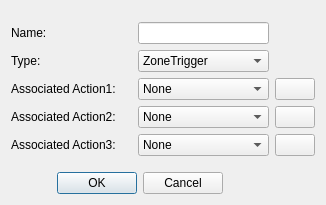
<?xml version="1.0" encoding="UTF-8"?>
<ui version="4.0">
 <class>AddTriggerDialog</class>
 <widget class="QDialog" name="AddTriggerDialog">
  <property name="windowModality">
   <enum>Qt::NonModal</enum>
  </property>
  <property name="geometry">
   <rect>
    <x>0</x>
    <y>0</y>
    <width>304</width>
    <height>205</height>
   </rect>
  </property>
  <property name="windowTitle">
   <string>Add Trigger</string>
  </property>
  <property name="modal">
   <bool>true</bool>
  </property>
  <layout class="QGridLayout" name="gridLayout">
   <item row="1" column="0">
    <widget class="QLabel" name="label_name_t">
     <property name="text">
      <string>Name:</string>
     </property>
    </widget>
   </item>
   <item row="1" column="2">
    <widget class="QLineEdit" name="lineEdit_triggername"/>
   </item>
   <item row="2" column="0">
    <widget class="QLabel" name="label_type">
     <property name="text">
      <string>Type:</string>
     </property>
    </widget>
   </item>
   <item row="2" column="2">
    <widget class="QComboBox" name="comboBox_type">
     <item>
      <property name="text">
       <string>ZoneTrigger</string>
      </property>
     </item>
     <item>
      <property name="text">
       <string>ActivationTrigger</string>
      </property>
     </item>
     <item>
      <property name="text">
       <string>ZoneActionTrigger</string>
      </property>
     </item>
    </widget>
   </item>
   <item row="7" column="0" colspan="3">
    <widget class="QDialogButtonBox" name="buttonBox">
     <property name="orientation">
      <enum>Qt::Horizontal</enum>
     </property>
     <property name="standardButtons">
      <set>QDialogButtonBox::Cancel|QDialogButtonBox::Ok</set>
     </property>
     <property name="centerButtons">
      <bool>true</bool>
     </property>
    </widget>
   </item>
   <item row="3" column="0">
    <widget class="QLabel" name="label_action1">
     <property name="text">
      <string>Associated Action1:</string>
     </property>
    </widget>
   </item>
   <item row="4" column="0">
    <widget class="QLabel" name="label_action2">
     <property name="text">
      <string>Associated Action2:</string>
     </property>
    </widget>
   </item>
   <item row="5" column="0">
    <widget class="QLabel" name="label_action3">
     <property name="text">
      <string>Associated Action3:</string>
     </property>
    </widget>
   </item>
   <item row="3" column="2">
    <widget class="QComboBox" name="comboBox_action1">
     <item>
      <property name="text">
       <string>None</string>
      </property>
     </item>
    </widget>
   </item>
   <item row="4" column="2">
    <widget class="QComboBox" name="comboBox_action2">
     <item>
      <property name="text">
       <string>None</string>
      </property>
     </item>
    </widget>
   </item>
   <item row="5" column="2">
    <widget class="QComboBox" name="comboBox_action3">
     <item>
      <property name="text">
       <string>None</string>
      </property>
     </item>
    </widget>
   </item>
   <item row="6" column="0">
    <spacer name="verticalSpacer">
     <property name="orientation">
      <enum>Qt::Vertical</enum>
     </property>
     <property name="sizeHint" stdset="0">
      <size>
       <width>20</width>
       <height>10</height>
      </size>
     </property>
    </spacer>
   </item>
   <item row="0" column="0">
    <spacer name="verticalSpacer_2">
     <property name="orientation">
      <enum>Qt::Vertical</enum>
     </property>
     <property name="sizeHint" stdset="0">
      <size>
       <width>20</width>
       <height>10</height>
      </size>
     </property>
    </spacer>
   </item>
   <item row="3" column="1">
    <spacer name="horizontalSpacer">
     <property name="orientation">
      <enum>Qt::Horizontal</enum>
     </property>
     <property name="sizeType">
      <enum>QSizePolicy::Fixed</enum>
     </property>
     <property name="sizeHint" stdset="0">
      <size>
       <width>10</width>
       <height>20</height>
      </size>
     </property>
    </spacer>
   </item>
   <item row="4" column="3">
    <widget class="QPushButton" name="pushButton_addact2">
     <property name="toolTip">
      <string>Add new action</string>
     </property>
     <property name="text">
      <string/>
     </property>
     <property name="icon">
      <iconset resource="editor.qrc">
       <normaloff>:/Editor/Resources/icons/PNG/onebit_31.png</normaloff>:/Editor/Resources/icons/PNG/onebit_31.png</iconset>
     </property>
    </widget>
   </item>
   <item row="3" column="3">
    <widget class="QPushButton" name="pushButton_addact1">
     <property name="toolTip">
      <string>Add new action</string>
     </property>
     <property name="text">
      <string/>
     </property>
     <property name="icon">
      <iconset resource="editor.qrc">
       <normaloff>:/Editor/Resources/icons/PNG/onebit_31.png</normaloff>:/Editor/Resources/icons/PNG/onebit_31.png</iconset>
     </property>
    </widget>
   </item>
   <item row="5" column="3">
    <widget class="QPushButton" name="pushButton_addact3">
     <property name="toolTip">
      <string>Add new action</string>
     </property>
     <property name="text">
      <string/>
     </property>
     <property name="icon">
      <iconset resource="editor.qrc">
       <normaloff>:/Editor/Resources/icons/PNG/onebit_31.png</normaloff>:/Editor/Resources/icons/PNG/onebit_31.png</iconset>
     </property>
    </widget>
   </item>
  </layout>
 </widget>
 <resources>
  <include location="editor.qrc"/>
 </resources>
 <connections>
  <connection>
   <sender>buttonBox</sender>
   <signal>rejected()</signal>
   <receiver>AddTriggerDialog</receiver>
   <slot>reject()</slot>
   <hints>
    <hint type="sourcelabel">
     <x>134</x>
     <y>184</y>
    </hint>
    <hint type="destinationlabel">
     <x>151</x>
     <y>102</y>
    </hint>
   </hints>
  </connection>
 </connections>
</ui>
